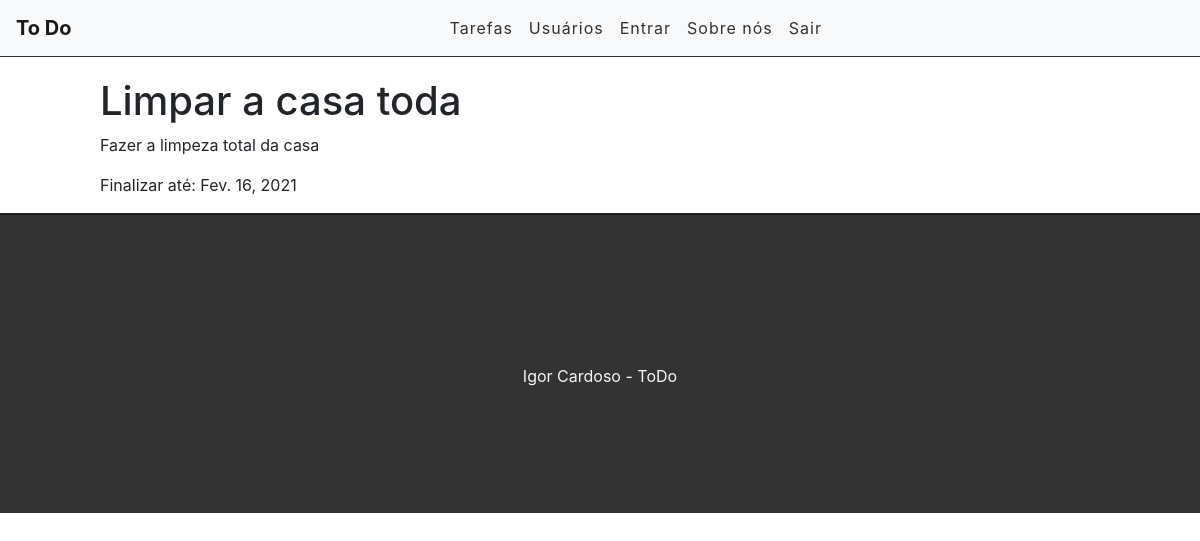
The page /task/2 on the database as committed earlier.
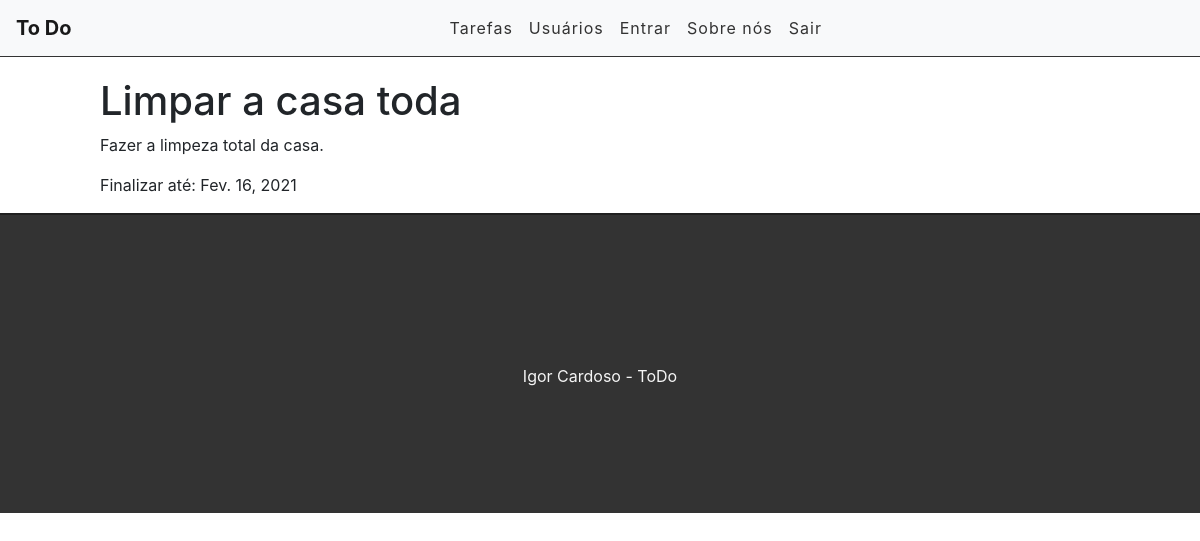
The same page on the database as committed later.
### tasks/models.py (models this page shows, shortened)
class Task(models.Model):
	STATUS = (
		('fazendo', 'Fazendo'),
		('feiro', 'Feito')
	)
	title = models.CharField(max_length=255)
	description = models.TextField()
	done = models.CharField(
		max_length=7, # Tamanho da entrada
		choices=STATUS,
	)
	completion_date = models.DateField(auto_now_add=False)	# Eu criei
	created_at = models.DateTimeField(auto_now_add=True)
	update_at = models.DateTimeField(auto_now=True)

### tasks/views.py (the view)
# urls.py: path('task/<int:id>', views.taskView, name='task-view'),
def taskView(request, id):
	task = get_object_or_404(Task, pk=id)
	return render(request, 'tasks/task.html', {'task':task})

### tasks/templates/tasks/task.html (shortened to what this page needs)
{% extends 'base.html' %}
{% block content %}
<div class="offset-1 col-10 list-div">
	<h1>{{task.title}}</h1>
	<p>{{task.description}}</p>
	<p>Finalizar até: {{task.completion_date}}</p>
</div>
{% endblock %}

Rows that differ between the two databases and show on the page:
changed Task "Limpar a casa toda": description "Fazer a limpeza total da casa" → "Fazer a limpeza total da casa."
